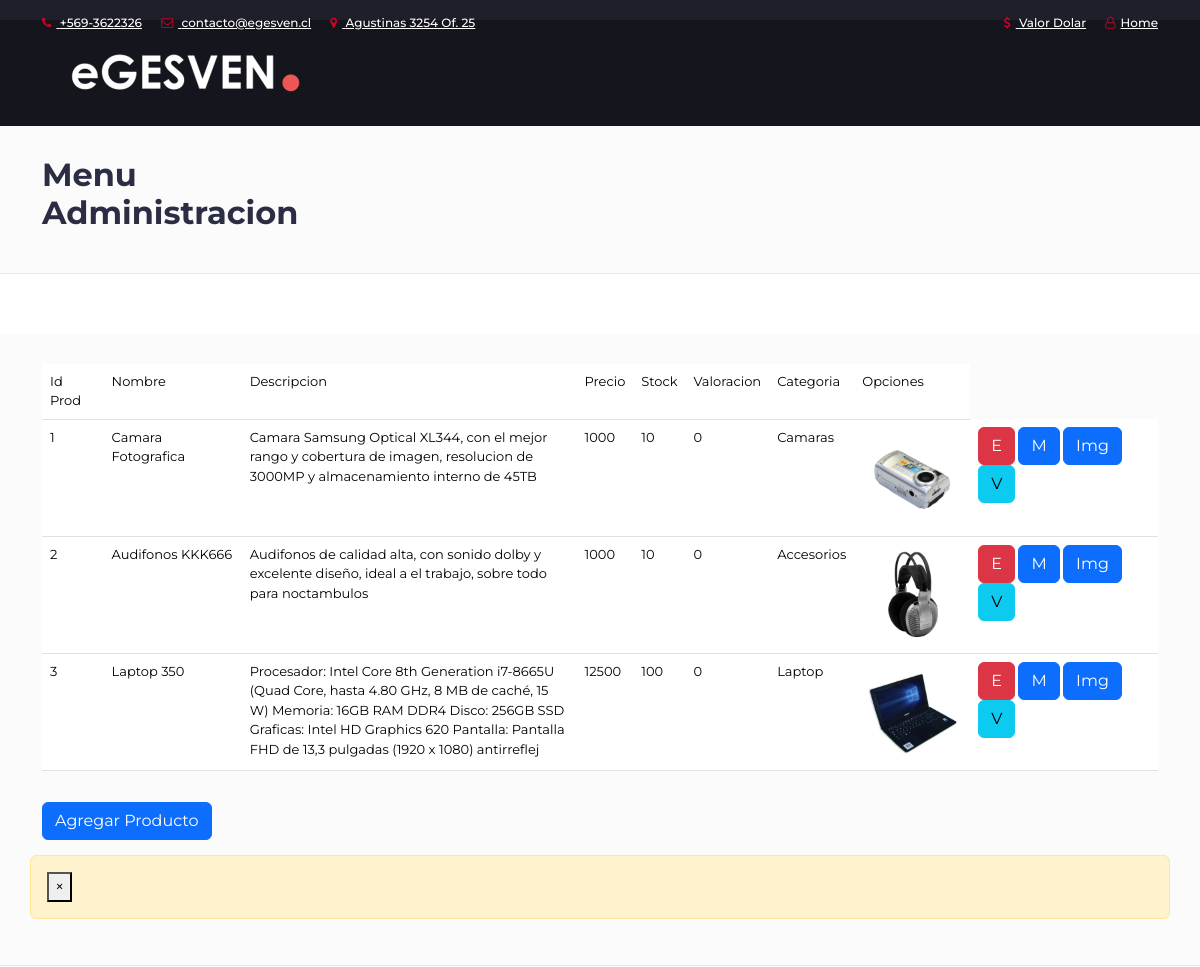
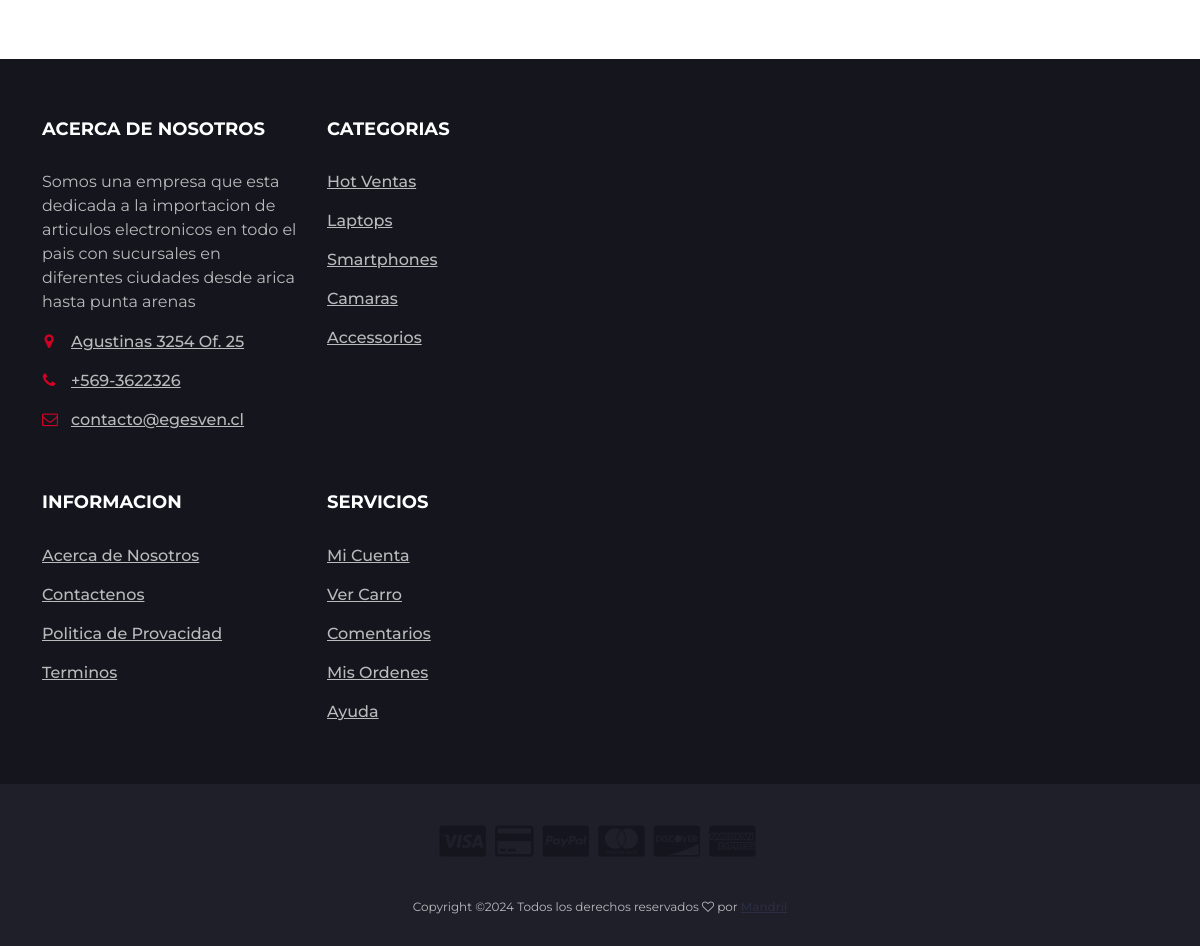
Page /administrador on the committed database (2 pictures, top to bottom).
### web/models.py (models this page shows, shortened)
class Productos(models.Model):
    idproducto = models.AutoField(primary_key=True)
    nombre = models.CharField(max_length=60)
    descripcion = models.CharField(max_length=100)
    precio = models.IntegerField()
    stock = models.IntegerField()
    foto = models.ImageField(upload_to='fotos',default='fotos/no-disponible.jpg')
    valoracion = models.IntegerField()
    idcategoria = models.ForeignKey(Categoria, models.DO_NOTHING, db_column='idcategoria')

class Categoria(models.Model):
    idcategoria = models.AutoField(primary_key=True)
    descripcion = models.CharField(max_length=50)

### web/views.py (the view)
# urls.py: path('administrador', admin,name='ADM'),
def admin(request):
    contexto={}
    categorias=Categoria.objects.all()
    contexto["categorias"]=categorias
    productos= Productos.objects.all()
    contexto["data"]=productos
    return render(request,'admin.html',contexto)

### web/templates/admin.html (shortened to what this page needs)
{% extends "base_admin.html" %}
{% load static %}
{% block contenido1 %}
<div id="breadcrumb" class="section">
  <div class="container">
    <div class="row">
      <div class="col-md-4">
        <h2>Menu Administracion</h2>
      </div>
    </div>
  </div>
</div>
{% endblock contenido1 %}
{% block contenido2 %}
<div id="breadcrumb" class="section">
  <div class="container">
    <div class="row">
      <div class="col-md-12" style="font-size: small;">
        <table class="table table-hover">
          <tr>
            <td>Id Prod</td>
            <td>Nombre</td>
            <td>Descripcion</td>
            <td>Precio</td>
            <td>Stock</td>
            <td>Valoracion</td>
            <td>Categoria</td>
            <td>Opciones</td>
          </tr>
          {% for X in data %}
          <tr>
            <td>{{X.idproducto}}</td>
            <td>{{X.nombre}}</td>
            <td style="width: 30%;">{{X.descripcion}}</td>
            <td>{{X.precio}}</td>
            <td>{{X.stock}}</td>
            <td>{{X.valoracion}}</td>
            <td>{{X.idcategoria.descripcion}}</td>
            <td> <img src="{{X.foto.url}}" alt="" srcset="" width="100px" height="100px"> </td>
            <td>
              <button type="button" class="btn btn-danger" data-bs-toggle="modal"
                onclick="eliminar({{X.idproducto}},'{{X.nombre}}')">E</button>
              <button type="button" class="btn btn-primary" data-bs-toggle="modal" data-bs-target="#modificarProducto"
                onclick="modificar({{X.idproducto}},'{{X.nombre}}','{{X.descripcion}}',{{X.precio}},{{X.stock}})">M</button>
              <button type="button" class="btn btn-primary" data-bs-toggle="modal" data-bs-target="#imagenProducto"
                onclick="imagen({{X.idproducto}})">Img</button>
              <button type="button" class="btn btn-info" data-bs-toggle="modal"
                data-bs-target="#nuevoProducto">V</button>
            </td>
          </tr>
          {% endfor %}
        </table>
      </div>
      <div class="col-md-12" style="padding-top: 15px;">
        <button type="button" class="btn btn-primary" class="btn btn-primary" data-bs-toggle="modal"
          data-bs-target="#nuevoProducto">Agregar Producto</button>
      </div>
      <div class="alert alert-warning alert-dismissible" role="alert" style="margin-top:15px;">
        <button type="button" class="close" data-dismiss="alert" aria-label="Close"><span
            aria-hidden="true">&times;</span></button>
      </div>
    </div>
  </div>
</div>
</div>
{% endblock contenido2 %}

### web/static/css/style.css (style rules this page uses)
body { font-family: 'Montserrat', sans-serif; font-weight: 400; color: #333; }
h1, h2, h3, h4, h5, h6 { color: #2B2D42; font-weight: 700; margin: 0 0 10px; }
.section { padding-top: 30px; padding-bottom: 30px; }
#breadcrumb { padding: 30px 0px; background: #FBFBFC; border-bottom: 1px solid #E4E7ED; margin-bottom: 30px; }

### rows in the picture
Productos: idproducto "1", nombre "Camara Fotografica", descripcion "Camara Samsung Optical XL344, con el mejor rango y cobertura de imagen, resolucion de 3000MP y almacenamiento interno de 45TB", precio "1000", stock "10", valoracion "0", idcategoria.descripcion "Camaras", foto (picture)
Productos: idproducto "2", nombre "Audifonos KKK666", descripcion "Audifonos de calidad alta, con sonido dolby y excelente diseño, ideal a el trabajo, sobre todo para noctambulos", precio "1000", stock "10", valoracion "0", idcategoria.descripcion "Accesorios", foto (picture)
Productos: idproducto "3", nombre "Laptop 350", descripcion "Procesador: Intel Core 8th Generation i7-8665U (Quad Core, hasta 4.80 GHz, 8 MB de caché, 15 W) Memoria: 16GB RAM DDR4 Disco: 256GB SSD Graficas: Intel HD Graphics 620 Pantalla: Pantalla FHD de 13,3 pulgadas (1920 x 1080) antirreflej", precio "12500", stock "100", valoracion "0", idcategoria.descripcion "Laptop", foto (picture)
